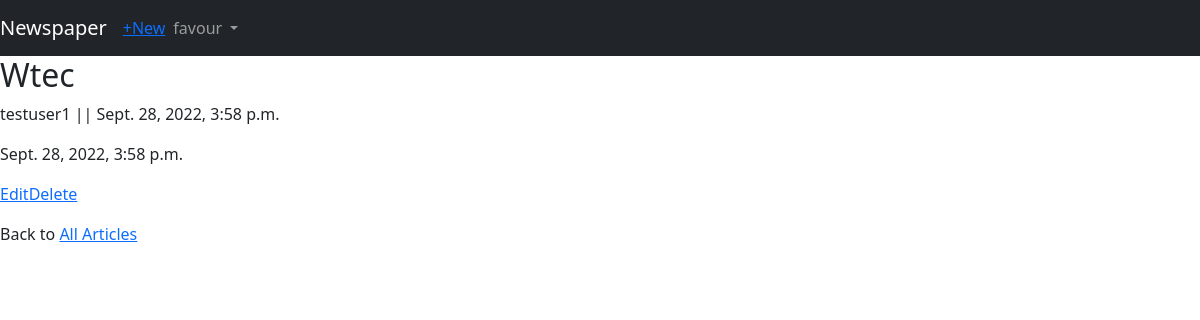
The page /articles/2/ (signed in) on the database its author committed.
### accounts/models.py (models this page shows)
class CustomUser(AbstractUser):
    age = models.PositiveBigIntegerField(null=True, blank=True)

### articles/models.py (models this page shows, shortened)
class Article(models.Model):
    title = models.CharField(max_length=225)
    body = models.TextField()
    date = models.DateTimeField(auto_now_add=True)
    author = models.ForeignKey(
        get_user_model(), on_delete=models.CASCADE
    )

### articles/views.py (the view)
# urls.py: path('<int:pk>/', ArticleDetailView.as_view(), name='article_detail'),
class ArticleDetailView(LoginRequiredMixin, DetailView):
    model = Article
    template_name = "article_detail.html"

### templates/article_detail.html (shortened to what this page needs)
{% extends 'base.html' %}
{% block content %}
    <div class="article-entry">
        <h2>{{ object.title }}</h2>
        <p>{{ object.author }} ||  {{ object.date }}</p>
        <P>{{ object.date }}</P>
    </div>
    <p>
        <a href="{% url 'article_edit' article.pk %}">Edit</a><a href="{% url 'article_delete' article.pk %}">Delete</a>
    </p>
    <p>Back to <a href="{% url 'article_list' %}">All Articles</a></p>
{% endblock %}

### templates/base.html (shortened to what this page needs)
<!DOCTYPE html>
{% load static %}
<html lang="en">
<head>
    <link href="https://cdn.jsdelivr.net/npm/bootstrap@5.2.0/dist/css/bootstrap.min.css" rel="stylesheet">
</head>
<body>
    <nav class="navbar navbar-expand-lg navbar-dark bg-dark">
        <a class="navbar-brand" href="{% url 'home' %}">Newspaper</a>
        {% if user.is_authenticated %}
            <ul class="navbar-nav mr-auto">
                <li class="nav-item">
                    <a href="{% url 'article_create' %}">+New</a>
                </li>
            </ul>
        {% endif %}
        <div class="collapse navbar-collapse" id="navbarSupportedContent">
            {% if user.is_authenticated %}
                <ul class="navbar-nav ml-auto">
                    <li class="nav-item">
                        <a class="nav-link dropdown-toggle" href="#"id="navbarDropdown" role="button" data-toggle="dropdown"
                        aria-haspopup="true" aria-expanded="false">
                            {{ user.username }}
                        </a>
                    </li>
                </ul>
            {% else %}
                <form class="form-inline ml-auto">
                    <a href="{% url 'login' %}" class="btn btn-outline-secondary">Log In</a>
                    <a href="{% url 'signup' %}" class="btn btn-primary ml-2">Sign up</a>
                </form>
            {% endif %}
        </div>
    </nav>
    <main>
        {% block content %}
        {% endblock content %}
    </main>
</body>
</html>

### rows shown on the page
CustomUser: username "favour"
Article: title "Wtec", author "testuser1", date "Sept. 28, 2022, 3:58 p.m."
